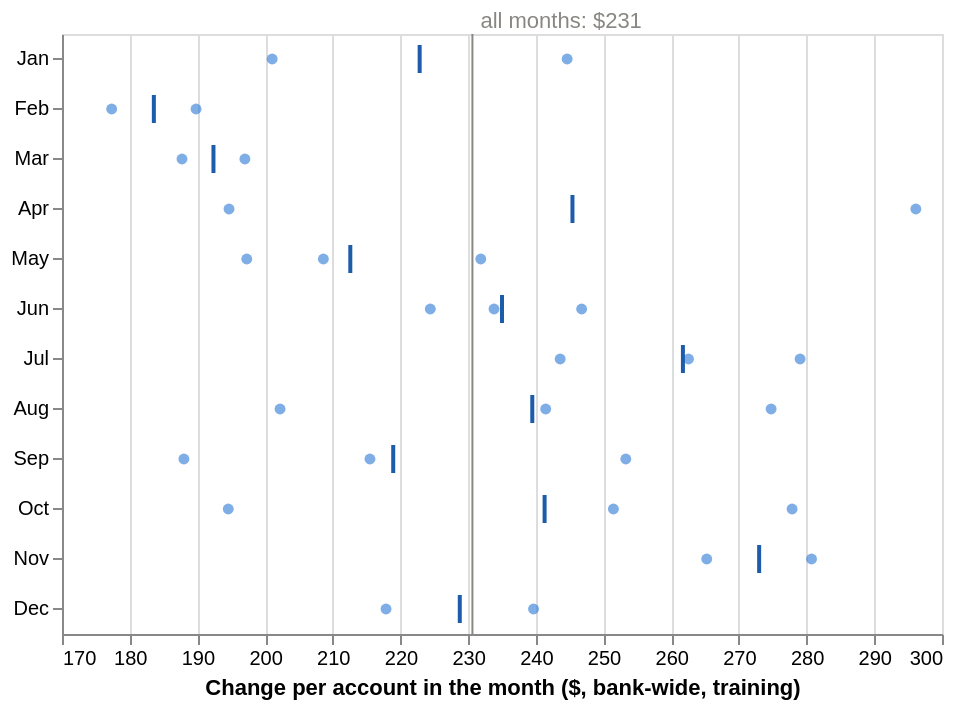

Source (notebook cell):
### Code cell
# Each training month's bank-wide change per account by calendar month (points), the calendar-month
# mean (tick) and the mean of all training months (line)
shown = bank_monthly.assign(month_name=bank_monthly["balance_date"].dt.strftime("%b"))
month_order = list(pd.date_range("2024-01-31", periods=12, freq="ME").strftime("%b"))
overall = shown["change_per_account"].mean()

x_title = "Change per account in the month ($, bank-wide, training)"
base = alt.Chart(shown).encode(y=alt.Y("month_name:N", sort=month_order, title=None))
points = base.mark_point(filled=True, color="#2a78d6", opacity=0.6).encode(
    x=alt.X("change_per_account:Q", title=x_title, scale=alt.Scale(zero=False)),
    tooltip=[
        alt.Tooltip("balance_date:T", format="%Y-%m"),
        alt.Tooltip("change_per_account:Q", format=".0f"),
    ],
)
means = base.mark_tick(color="#1c5cab", thickness=2, size=14).encode(x="mean(change_per_account):Q")
reference = reference_line(overall, f"all months: ${overall:.0f}")
(points + means + reference).properties(width=440, height=300)

### Figure 1 — Vega-Lite specification as saved in the notebook (floating-point values rounded to 4 significant figures)
{"config": {"view": {"continuousWidth": 300, "continuousHeight": 300}}, "layer": [{"mark": {"type": "point", "color": "#2a78d6", "filled": true, "opacity": 0.6}, "encoding": {"tooltip": [{"field": "balance_date", "format": "%Y-%m", "type": "temporal"}, {"field": "change_per_account", "format": ".0f", "type": "quantitative"}], "x": {"field": "change_per_account", "scale": {"zero": false}, "title": "Change per account in the month ($, bank-wide, training)", "type": "quantitative"}, "y": {"field": "month_name", "sort": ["Jan", "Feb", "Mar", "Apr", "May", "Jun", "Jul", "Aug", "Sep", "Oct", "Nov", "Dec"], "title": null, "type": "nominal"}}}, {"mark": {"type": "tick", "color": "#1c5cab", "size": 14, "thickness": 2}, "encoding": {"x": {"aggregate": "mean", "field": "change_per_account", "type": "quantitative"}, "y": {"field": "month_name", "sort": ["Jan", "Feb", "Mar", "Apr", "May", "Jun", "Jul", "Aug", "Sep", "Oct", "Nov", "Dec"], "title": null, "type": "nominal"}}}, {"layer": [{"mark": {"type": "rule", "color": "#898781"}, "encoding": {"x": {"field": "x", "type": "quantitative"}}}, {"mark": {"type": "text", "align": "left", "color": "#898781", "dx": 4, "dy": -6}, "encoding": {"text": {"field": "label", "type": "nominal"}, "x": {"field": "x", "type": "quantitative"}, "y": {"value": 0}}}], "data": {"name": "data-f480438493b2e87754189176ea683094"}}], "data": {"name": "data-1e7cfea5760b632bfe1b1a77984262da"}, "height": 300, "width": 440, "$schema": "https://vega.github.io/schema/vega-lite/v5.20.1.json", "datasets": {"data-1e7cfea5760b632bfe1b1a77984262da": [{"balance_date": "2022-05-31T00:00:00", "change_per_account": 231.9, "month": 5, "quarter": 2, "month_name": "May"}, {"balance_date": "2022-06-30T00:00:00", "change_per_account": 233.8, "month": 6, "quarter": 2, "month_name": "Jun"}, {"balance_date": "2022-07-31T00:00:00", "change_per_account": 262.6, "month": 7, "quarter": 3, "month_name": "Jul"}, {"balance_date": "2022-08-31T00:00:00", "change_per_account": 274.8, "month": 8, "quarter": 3, "month_name": "Aug"}, {"balance_date": "2022-09-30T00:00:00", "change_per_account": 253.3, "month": 9, "quarter": 3, "month_name": "Sep"}, {"balance_date": "2022-10-31T00:00:00", "change_per_account": 251.5, "month": 10, "quarter": 4, "month_name": "Oct"}, {"balance_date": "2022-11-30T00:00:00", "change_per_account": 280.7, "month": 11, "quarter": 4, "month_name": "Nov"}, {"balance_date": "2022-12-31T00:00:00", "change_per_account": 239.7, "month": 12, "quarter": 4, "month_name": "Dec"}, {"balance_date": "2023-01-31T00:00:00", "change_per_account": 244.6, "month": 1, "quarter": 1, "month_name": "Jan"}, {"balance_date": "2023-02-28T00:00:00", "change_per_account": 177.3, "month": 2, "quarter": 1, "month_name": "Feb"}, {"balance_date": "2023-03-31T00:00:00", "change_per_account": 197.0, "month": 3, "quarter": 1, "month_name": "Mar"}, {"balance_date": "2023-04-30T00:00:00", "change_per_account": 296.1, "month": 4, "quarter": 2, "month_name": "Apr"}, {"balance_date": "2023-05-31T00:00:00", "change_per_account": 197.3, "month": 5, "quarter": 2, "month_name": "May"}, {"balance_date": "2023-06-30T00:00:00", "change_per_account": 246.8, "month": 6, "quarter": 2, "month_name": "Jun"}, {"balance_date": "2023-07-31T00:00:00", "change_per_account": 243.6, "month": 7, "quarter": 3, "month_name": "Jul"}, {"balance_date": "2023-08-31T00:00:00", "change_per_account": 241.5, "month": 8, "quarter": 3, "month_name": "Aug"}, {"balance_date": "2023-09-30T00:00:00", "change_per_account": 188.0, "month": 9, "quarter": 3, "month_name": "Sep"}, {"balance_date": "2023-10-31T00:00:00", "change_per_account": 194.6, "month": 10, "quarter": 4, "month_name": "Oct"}, {"balance_date": "2023-11-30T00:00:00", "change_per_account": 265.2, "month": 11, "quarter": 4, "month_name": "Nov"}, {"balance_date": "2023-12-31T00:00:00", "change_per_account": 217.9, "month": 12, "quarter": 4, "month_name": "Dec"}, {"balance_date": "2024-01-31T00:00:00", "change_per_account": 201.0, "month": 1, "quarter": 1, "month_name": "Jan"}, {"balance_date": "2024-02-29T00:00:00", "change_per_account": 189.8, "month": 2, "quarter": 1, "month_name": "Feb"}, {"balance_date": "2024-03-31T00:00:00", "change_per_account": 187.7, "month": 3, "quarter": 1, "month_name": "Mar"}, {"balance_date": "2024-04-30T00:00:00", "change_per_account": 194.7, "month": 4, "quarter": 2, "month_name": "Apr"}, {"balance_date": "2024-05-31T00:00:00", "change_per_account": 208.6, "month": 5, "quarter": 2, "month_name": "May"}, {"balance_date": "2024-06-30T00:00:00", "change_per_account": 224.4, "month": 6, "quarter": 2, "month_name": "Jun"}, {"balance_date": "2024-07-31T00:00:00", "change_per_account": 279.0, "month": 7, "quarter": 3, "month_name": "Jul"}, {"balance_date": "2024-08-31T00:00:00", "change_per_account": 202.2, "month": 8, "quarter": 3, "month_name": "Aug"}, {"balance_date": "2024-09-30T00:00:00", "change_per_account": 215.5, "month": 9, "quarter": 3, "month_name": "Sep"}, {"balance_date": "2024-10-31T00:00:00", "change_per_account": 277.9, "month": 10, "quarter": 4, "month_name": "Oct"}], "data-f480438493b2e87754189176ea683094": [{"x": 230.6, "label": "all months: $231"}]}}
